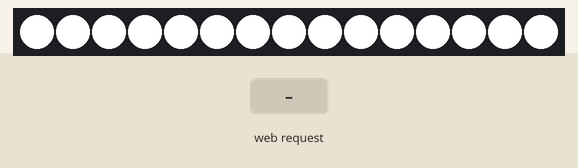
A program run on a simulated ESP8266 (Wemos D1 mini). Shown: 15 RGB LEDs in strip order, left to right. The inputs (shaded band) are chosen by the test bench. Dim RGB values are drawn brighter than linear; WiFi joins after 1.5 s; servers stay silent unless stated; what the program prints to the serial monitor is not drawn.

Above: at 1.8 s.
4.3 s: HTTP request GET /RGB?R=1 received
At 4.7 s:
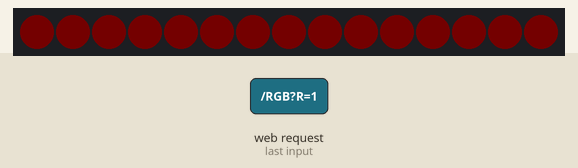
5.8 s: HTTP request GET /RGB?G=1 received
At 6.2 s:
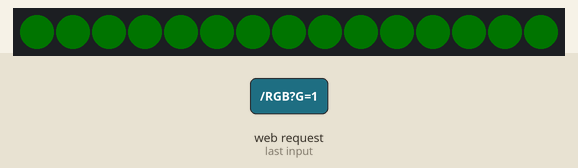
7.3 s: HTTP request GET /RGB?B=1 received
At 8.4 s:
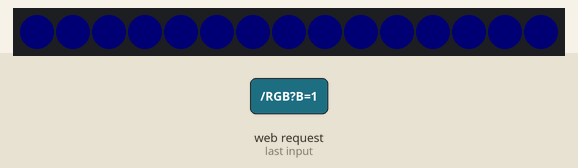
8.8 s: HTTP request GET /RGB received
At 9.5 s:
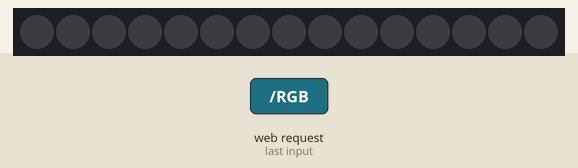
Timing chart, 0 to 11.3 s (numbered marks = the images above; inputs shaded):
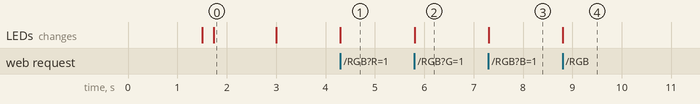

Measured:
- after the input at 4.3 s, the LEDs: change at once (image 1)
- after the input at 5.8 s, the LEDs: change at once (image 2)
- after the input at 7.3 s, the LEDs: change at once (image 3)
- after the input at 8.8 s, the LEDs: change at once (image 4)
- what the display in image 0 shows lasts 1.3 s, from 1.7 s to 3.0 s

The program:

main.cpp
```cpp
#include <Arduino.h>

#include "NeoFunctions.h"
#include "WifiFunctions.h"

void setup() {
  pixels.begin();

  Serial.begin(115200);

  initWifi();

  createWebpage();

  startWebserver();


}

void loop() {
 handleRequests();
delay(10);
}
```

NeoFunctions.cpp
```cpp
#include "NeoFunctions.h"
void signalize(){
  //light up the strip starting from the middle and going outwards during 500ms
  int duration = 500;
  int delayTime = duration/NUMPIXELS;
  int center = NUMPIXELS/2;
  for(int i=0; i<NUMPIXELS; i++) {
    pixels.setPixelColor(center + i, pixels.Color(255, 255, 255));
    pixels.setPixelColor(center - i, pixels.Color(255, 255, 255));
    pixels.show();
    delay(delayTime);
  }
  delay(1000);
  //turn off the strip
  for(int i=0; i<NUMPIXELS; i++) {
    pixels.setPixelColor(i, pixels.Color(0, 0, 0));
  }
  pixels.show();
}
```

NeoFunctions.h
```cpp
#ifndef NEOFUNCTIONS_H
#define NEOFUNCTIONS_H
#include <Adafruit_NeoPixel.h>
#define PIN            14
#define NUMPIXELS      15
Adafruit_NeoPixel pixels = Adafruit_NeoPixel(NUMPIXELS, PIN, NEO_GRB + NEO_KHZ800);

void signalize();


#endif
```

WifiFunctions.cpp
```cpp
#include "WifiFunctions.h"
#include "NeoFunctions.h"   // tmp delete by replacing with custom neofunctions

void initWifi(){
  WiFi.begin(ssid, password);
  while (WiFi.status() != WL_CONNECTED) {
    delay(500);
    Serial.print(".");
  }
  Serial.println("");
  Serial.println("WiFi connected");
  Serial.println("IP address: ");
  Serial.println(WiFi.localIP());
}


void createWebpage(){
  server.on("/", [](){
    server.send(200, "text/html", "<!DOCTYPE HTML><html><head><title>ESP8266 Web Server</title></head><body><h1>ESP8266 Web Server</h1><form action=\"/RGB\"><label for=\"R\">R:</label><input type=\"range\" id=\"R\" name=\"R\" min=\"0\" max=\"255\"><br><label for=\"G\">G:</label><input type=\"range\" id=\"G\" name=\"G\" min=\"0\" max=\"255\"><br><label for=\"B\">B:</label><input type=\"range\" id=\"B\" name=\"B\" min=\"0\" max=\"255\"><br><input type=\"submit\" value=\"Submit\"></form></body></html>");
  });

  server.on("/RGB", [](){
    int R = server.arg("R").toInt();
    int G = server.arg("G").toInt();
    int B = server.arg("B").toInt();
    for(int i=0; i<NUMPIXELS; i++) {
      pixels.setPixelColor(i, pixels.Color(R, G, B));
    }
    pixels.show();
    delay(10);
    server.send(200, "text/html", "<!DOCTYPE HTML><html><head><title>ESP8266 Web Server</title></head><body><h1>ESP8266 Web Server</h1><form action=\"/RGB\"><label for=\"R\">R:</label><input type=\"range\" id=\"R\" name=\"R\" min=\"0\" max=\"255\"><br><label for=\"G\">G:</label><input type=\"range\" id=\"G\" name=\"G\" min=\"0\" max=\"255\"><br><label for=\"B\">B:</label><input type=\"range\" id=\"B\" name=\"B\" min=\"0\" max=\"255\"><br><input type=\"submit\" value=\"Submit\"></form></body></html>");
  });
}

void startWebserver(){
  server.begin();
  Serial.println("HTTP server started");
  signalize();
}

void handleRequests(){
  server.handleClient();
}
```

WifiFunctions.h
```cpp
#ifndef WIFI_FUNCTIONS_H
#define WIFI_FUNCTIONS_H
#include <ESP8266WiFi.h>
#include <ESP8266WebServer.h>

#define ssid "Embassy of Banderstadt"
#define password "$tr0ngP@$$w0rd"

ESP8266WebServer server(80);


void initWifi();
void createWebpage();
void startWebserver();
void handleRequests();


#endif
```
